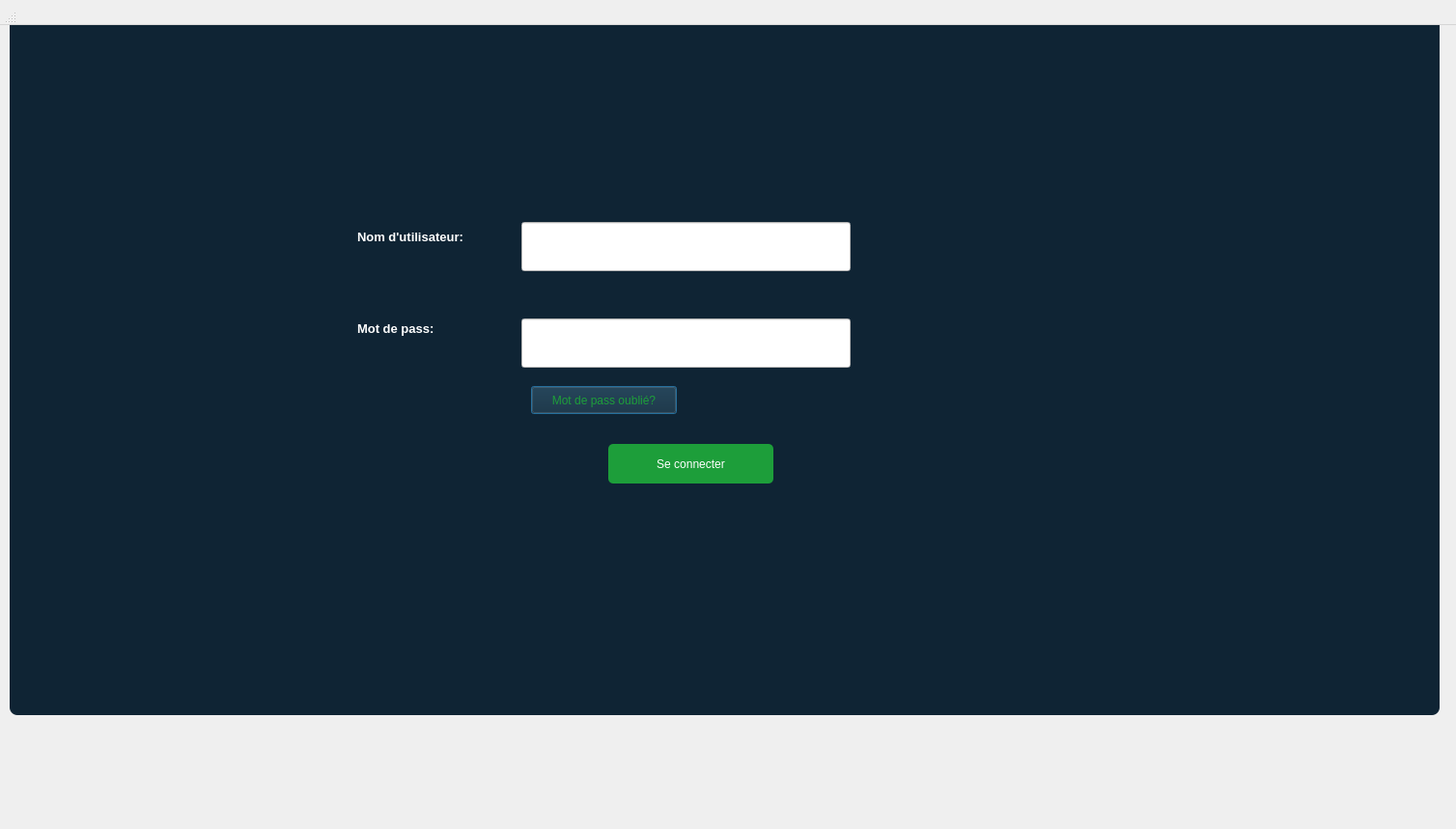
<?xml version="1.0" encoding="UTF-8"?>
<ui version="4.0">
 <class>Login</class>
 <widget class="QDialog" name="Login">
  <property name="geometry">
   <rect>
    <x>0</x>
    <y>0</y>
    <width>1508</width>
    <height>859</height>
   </rect>
  </property>
  <property name="windowTitle">
   <string>login</string>
  </property>
  <widget class="QWidget" name="centralwidget" native="true">
   <property name="geometry">
    <rect>
     <x>0</x>
     <y>0</y>
     <width>1501</width>
     <height>751</height>
    </rect>
   </property>
   <widget class="QFrame" name="barre_nav">
    <property name="geometry">
     <rect>
      <x>10</x>
      <y>10</y>
      <width>1481</width>
      <height>731</height>
     </rect>
    </property>
    <property name="styleSheet">
     <string notr="true">#barre_nav {
	background-color: rgb(0, 85, 127);
    background-color: #0F2434;
    border-radius: 8px;
    padding: 5px;
}

#candidat_btn,
#vehicule_btn,
#moniteur_btn,
#seance_btn,
#emp_btn,
#fermer_btn {
    color: #FBFAF5;
    background-color: transparent;
    border: none;
    padding: 8px 15px;
    font-weight: bold;
}

#candidat_btn:hover,
#vehicule_btn:hover,
#moniteur_btn:hover,
#seance_btn:hover,
#emp_btn:hover,
#fermer_btn:hover {
    color: #1D9E3A;
}
</string>
    </property>
    <property name="frameShape">
     <enum>QFrame::Shape::StyledPanel</enum>
    </property>
    <property name="frameShadow">
     <enum>QFrame::Shadow::Raised</enum>
    </property>
    <widget class="QLabel" name="label">
     <property name="geometry">
      <rect>
       <x>50</x>
       <y>80</y>
       <width>271</width>
       <height>211</height>
      </rect>
     </property>
     <property name="text">
      <string/>
     </property>
     <property name="pixmap">
      <pixmap>:/yyyy/images/logo.png</pixmap>
     </property>
    </widget>
    <widget class="QLabel" name="label_login">
     <property name="geometry">
      <rect>
       <x>360</x>
       <y>220</y>
       <width>181</width>
       <height>31</height>
      </rect>
     </property>
     <property name="font">
      <font>
       <pointsize>10</pointsize>
       <bold>true</bold>
      </font>
     </property>
     <property name="styleSheet">
      <string notr="true">color: rgb(255, 255, 255);</string>
     </property>
     <property name="text">
      <string>Nom d'utilisateur:</string>
     </property>
    </widget>
    <widget class="QLabel" name="label_password">
     <property name="geometry">
      <rect>
       <x>360</x>
       <y>320</y>
       <width>141</width>
       <height>20</height>
      </rect>
     </property>
     <property name="font">
      <font>
       <pointsize>10</pointsize>
       <bold>true</bold>
      </font>
     </property>
     <property name="styleSheet">
      <string notr="true">color: rgb(255, 255, 255);</string>
     </property>
     <property name="text">
      <string>Mot de pass:</string>
     </property>
    </widget>
    <widget class="QLineEdit" name="lineEditlogin">
     <property name="geometry">
      <rect>
       <x>530</x>
       <y>220</y>
       <width>341</width>
       <height>51</height>
      </rect>
     </property>
     <property name="styleSheet">
      <string notr="true">background-color: rgb(255, 255, 255);
color: rgb(0, 0, 0);</string>
     </property>
    </widget>
    <widget class="QLineEdit" name="lineEditpassword">
     <property name="geometry">
      <rect>
       <x>530</x>
       <y>320</y>
       <width>341</width>
       <height>51</height>
      </rect>
     </property>
     <property name="styleSheet">
      <string notr="true">background-color: rgb(255, 255, 255);
color: rgb(0, 0, 0);</string>
     </property>
     <property name="echoMode">
      <enum>QLineEdit::EchoMode::Password</enum>
     </property>
    </widget>
    <widget class="QPushButton" name="motdepassoubli_E">
     <property name="geometry">
      <rect>
       <x>540</x>
       <y>390</y>
       <width>151</width>
       <height>29</height>
      </rect>
     </property>
     <property name="styleSheet">
      <string notr="true">background-color: rgb(15, 36, 52);
color: rgb(29, 158, 58);</string>
     </property>
     <property name="text">
      <string>Mot de pass oublié?</string>
     </property>
    </widget>
    <widget class="QPushButton" name="seconnecter_E">
     <property name="geometry">
      <rect>
       <x>620</x>
       <y>450</y>
       <width>171</width>
       <height>41</height>
      </rect>
     </property>
     <property name="styleSheet">
      <string notr="true">#seconnecter_E {
    background-color: rgb(29, 158, 58); /* couleur normale */
    color: white;                       /* couleur du texte */
    border: none;
    padding: 5px 10px;
    border-radius: 5px;
}

#seconnecter_E:pressed {
    background-color: #239539; /* couleur quand le bouton est cliqué */
}
</string>
     </property>
     <property name="text">
      <string>Se connecter</string>
     </property>
    </widget>
   </widget>
  </widget>
  <widget class="QMenuBar" name="menubar">
   <property name="geometry">
    <rect>
     <x>0</x>
     <y>0</y>
     <width>1508</width>
     <height>26</height>
    </rect>
   </property>
  </widget>
  <widget class="QStatusBar" name="statusbar">
   <property name="geometry">
    <rect>
     <x>0</x>
     <y>0</y>
     <width>16</width>
     <height>25</height>
    </rect>
   </property>
  </widget>
 </widget>
 <resources/>
 <connections/>
</ui>
